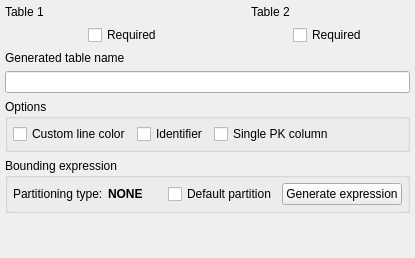
     <widget class="QWidget" name="general_pg">
      <attribute name="icon">
       <iconset resource="../../res/resources.qrc">
        <normaloff>:/icons/icons/objects.png</normaloff>:/icons/icons/objects.png</iconset>
      </attribute>
      <attribute name="title">
       <string>General</string>
      </attribute>
      <layout class="QVBoxLayout" name="verticalLayout_3">
       <property name="leftMargin">
        <number>5</number>
       </property>
       <property name="topMargin">
        <number>5</number>
       </property>
       <property name="rightMargin">
        <number>5</number>
       </property>
       <property name="bottomMargin">
        <number>5</number>
       </property>
       <item>
        <layout class="QVBoxLayout" name="base_fields_lt"/>
       </item>
       <item>
        <layout class="QGridLayout" name="rel_attribs_grid">
         <item row="0" column="0">
          <layout class="QVBoxLayout" name="ref_table_grp_lt">
           <item>
            <widget class="QLabel" name="ref_table_lbl">
             <property name="sizePolicy">
              <sizepolicy hsizetype="Preferred" vsizetype="Preferred">
               <horstretch>0</horstretch>
               <verstretch>0</verstretch>
              </sizepolicy>
             </property>
             <property name="minimumSize">
              <size>
               <width>0</width>
               <height>0</height>
              </size>
             </property>
             <property name="maximumSize">
              <size>
               <width>16777215</width>
               <height>16777215</height>
              </size>
             </property>
             <property name="text">
              <string>Table 1</string>
             </property>
            </widget>
           </item>
           <item>
            <layout class="QHBoxLayout" name="ref_table_lt">
             <property name="spacing">
              <number>5</number>
             </property>
             <item>
              <widget class="QCheckBox" name="table1_mand_chk">
               <property name="sizePolicy">
                <sizepolicy hsizetype="Fixed" vsizetype="Fixed">
                 <horstretch>0</horstretch>
                 <verstretch>0</verstretch>
                </sizepolicy>
               </property>
               <property name="text">
                <string>Required</string>
               </property>
              </widget>
             </item>
            </layout>
           </item>
          </layout>
         </item>
         <item row="0" column="1">
          <layout class="QVBoxLayout" name="recv_table_grp_lt">
           <item>
            <widget class="QLabel" name="recv_table_lbl">
             <property name="sizePolicy">
              <sizepolicy hsizetype="Preferred" vsizetype="Preferred">
               <horstretch>0</horstretch>
               <verstretch>0</verstretch>
              </sizepolicy>
             </property>
             <property name="minimumSize">
              <size>
               <width>0</width>
               <height>0</height>
              </size>
             </property>
             <property name="maximumSize">
              <size>
               <width>16777215</width>
               <height>16777215</height>
              </size>
             </property>
             <property name="text">
              <string>Table 2</string>
             </property>
            </widget>
           </item>
           <item>
            <layout class="QHBoxLayout" name="recv_table_lt">
             <property name="spacing">
              <number>5</number>
             </property>
             <item>
              <widget class="QCheckBox" name="table2_mand_chk">
               <property name="sizePolicy">
                <sizepolicy hsizetype="Fixed" vsizetype="Fixed">
                 <horstretch>0</horstretch>
                 <verstretch>0</verstretch>
                </sizepolicy>
               </property>
               <property name="text">
                <string>Required</string>
               </property>
              </widget>
             </item>
            </layout>
           </item>
          </layout>
         </item>
         <item row="1" column="0" colspan="2">
          <layout class="QVBoxLayout" name="relnn_tab_name_lt">
           <item>
            <widget class="QLabel" name="relnn_tab_name_lbl">
             <property name="sizePolicy">
              <sizepolicy hsizetype="Preferred" vsizetype="Preferred">
               <horstretch>0</horstretch>
               <verstretch>0</verstretch>
              </sizepolicy>
             </property>
             <property name="minimumSize">
              <size>
               <width>0</width>
               <height>0</height>
              </size>
             </property>
             <property name="maximumSize">
              <size>
               <width>16777215</width>
               <height>16777215</height>
              </size>
             </property>
             <property name="toolTip">
              <string>Name of the table generated from many to many relationship</string>
             </property>
             <property name="text">
              <string>Generated table name</string>
             </property>
            </widget>
           </item>
           <item>
            <widget class="QLineEdit" name="relnn_tab_name_edt">
             <property name="sizePolicy">
              <sizepolicy hsizetype="Preferred" vsizetype="Fixed">
               <horstretch>0</horstretch>
               <verstretch>0</verstretch>
              </sizepolicy>
             </property>
             <property name="toolTip">
              <string/>
             </property>
             <property name="statusTip">
              <string>Name of the table generated from many to many relationship</string>
             </property>
             <property name="clearButtonEnabled">
              <bool>true</bool>
             </property>
            </widget>
           </item>
          </layout>
         </item>
         <item row="3" column="0" colspan="2">
          <widget class="QGroupBox" name="part_bound_expr_gb">
           <property name="sizePolicy">
            <sizepolicy hsizetype="Preferred" vsizetype="Expanding">
             <horstretch>0</horstretch>
             <verstretch>0</verstretch>
            </sizepolicy>
           </property>
           <property name="title">
            <string>Bounding expression</string>
           </property>
           <layout class="QVBoxLayout" name="verticalLayout_17">
            <property name="spacing">
             <number>5</number>
            </property>
            <property name="leftMargin">
             <number>5</number>
            </property>
            <property name="topMargin">
             <number>5</number>
            </property>
            <property name="rightMargin">
             <number>5</number>
            </property>
            <property name="bottomMargin">
             <number>5</number>
            </property>
            <item>
             <layout class="QHBoxLayout" name="horizontalLayout_5">
              <property name="spacing">
               <number>5</number>
              </property>
              <item>
               <widget class="QLabel" name="label">
                <property name="text">
                 <string>Partitioning type:</string>
                </property>
               </widget>
              </item>
              <item>
               <widget class="QLabel" name="part_type_lbl">
                <property name="font">
                 <font>
                  <bold>true</bold>
                 </font>
                </property>
                <property name="text">
                 <string>NONE</string>
                </property>
               </widget>
              </item>
              <item>
               <spacer name="horizontalSpacer_3">
                <property name="orientation">
                 <enum>Qt::Orientation::Horizontal</enum>
                </property>
                <property name="sizeType">
                 <enum>QSizePolicy::Policy::Fixed</enum>
                </property>
                <property name="sizeHint" stdset="0">
                 <size>
                  <width>20</width>
                  <height>20</height>
                 </size>
                </property>
               </spacer>
              </item>
              <item>
               <widget class="QCheckBox" name="default_part_chk">
                <property name="toolTip">
                 <string>&lt;p&gt;Default partitions are only supported on &lt;strong&gt;PostgreSQL 11+&lt;/strong&gt;. Using this option and exporting the code to PostgreSQL 10 syntax errors will be raised.&lt;/p&gt;</string>
                </property>
                <property name="statusTip">
                 <string/>
                </property>
                <property name="text">
                 <string>Default partition</string>
                </property>
               </widget>
              </item>
              <item>
               <spacer name="horizontalSpacer_2">
                <property name="orientation">
                 <enum>Qt::Orientation::Horizontal</enum>
                </property>
                <property name="sizeHint" stdset="0">
                 <size>
                  <width>40</width>
                  <height>20</height>
                 </size>
                </property>
               </spacer>
              </item>
              <item>
               <widget class="QPushButton" name="gen_bound_expr_btn">
                <property name="toolTip">
                 <string>Generate the partition bounding expression based upon the partitioning type in use.</string>
                </property>
                <property name="text">
                 <string>Generate expression</string>
                </property>
                <property name="icon">
                 <iconset resource="../../res/resources.qrc">
                  <normaloff>:/icons/icons/sqlcode.png</normaloff>:/icons/icons/sqlcode.png</iconset>
                </property>
                <property name="iconSize">
                 <size>
                  <width>25</width>
                  <height>25</height>
                 </size>
                </property>
               </widget>
              </item>
             </layout>
            </item>
           </layout>
          </widget>
         </item>
         <item row="2" column="0" colspan="2">
          <widget class="QGroupBox" name="options_grp">
           <property name="sizePolicy">
            <sizepolicy hsizetype="Preferred" vsizetype="Preferred">
             <horstretch>0</horstretch>
             <verstretch>0</verstretch>
            </sizepolicy>
           </property>
           <property name="title">
            <string>Options</string>
           </property>
           <layout class="QHBoxLayout" name="options_lt">
            <property name="leftMargin">
             <number>5</number>
            </property>
            <property name="topMargin">
             <number>5</number>
            </property>
            <property name="rightMargin">
             <number>5</number>
            </property>
            <property name="bottomMargin">
             <number>5</number>
            </property>
            <item>
             <layout class="QHBoxLayout" name="custom_color_lt">
              <property name="bottomMargin">
               <number>0</number>
              </property>
              <item>
               <widget class="QCheckBox" name="custom_color_chk">
                <property name="sizePolicy">
                 <sizepolicy hsizetype="Fixed" vsizetype="Fixed">
                  <horstretch>0</horstretch>
                  <verstretch>0</verstretch>
                 </sizepolicy>
                </property>
                <property name="text">
                 <string>Custom line color</string>
                </property>
               </widget>
              </item>
             </layout>
            </item>
            <item>
             <widget class="QCheckBox" name="identifier_chk">
              <property name="sizePolicy">
               <sizepolicy hsizetype="Fixed" vsizetype="Fixed">
                <horstretch>0</horstretch>
                <verstretch>0</verstretch>
               </sizepolicy>
              </property>
              <property name="toolTip">
               <string>&lt;p&gt;The receiver's primary key will be composed of the generated foreign key columns.&lt;/p&gt;</string>
              </property>
              <property name="statusTip">
               <string/>
              </property>
              <property name="text">
               <string>Identifier</string>
              </property>
             </widget>
            </item>
            <item>
             <widget class="QCheckBox" name="single_pk_chk">
              <property name="sizePolicy">
               <sizepolicy hsizetype="Fixed" vsizetype="Fixed">
                <horstretch>0</horstretch>
                <verstretch>0</verstretch>
               </sizepolicy>
              </property>
              <property name="toolTip">
               <string>&lt;p&gt;Instead of creating a multi-valued primary key with the generated foreign keys columns a single column is created and used as primary key.&lt;/p&gt;</string>
              </property>
              <property name="statusTip">
               <string/>
              </property>
              <property name="text">
               <string>Single PK column</string>
              </property>
             </widget>
            </item>
            <item>
             <spacer name="horizontalSpacer">
              <property name="orientation">
               <enum>Qt::Orientation::Horizontal</enum>
              </property>
              <property name="sizeHint" stdset="0">
               <size>
                <width>40</width>
                <height>20</height>
               </size>
              </property>
             </spacer>
            </item>
           </layout>
          </widget>
         </item>
        </layout>
       </item>
       <item>
        <spacer name="verticalSpacer">
         <property name="orientation">
          <enum>Qt::Orientation::Vertical</enum>
         </property>
         <property name="sizeHint" stdset="0">
          <size>
           <width>20</width>
           <height>40</height>
          </size>
         </property>
        </spacer>
       </item>
      </layout>
     </widget>
